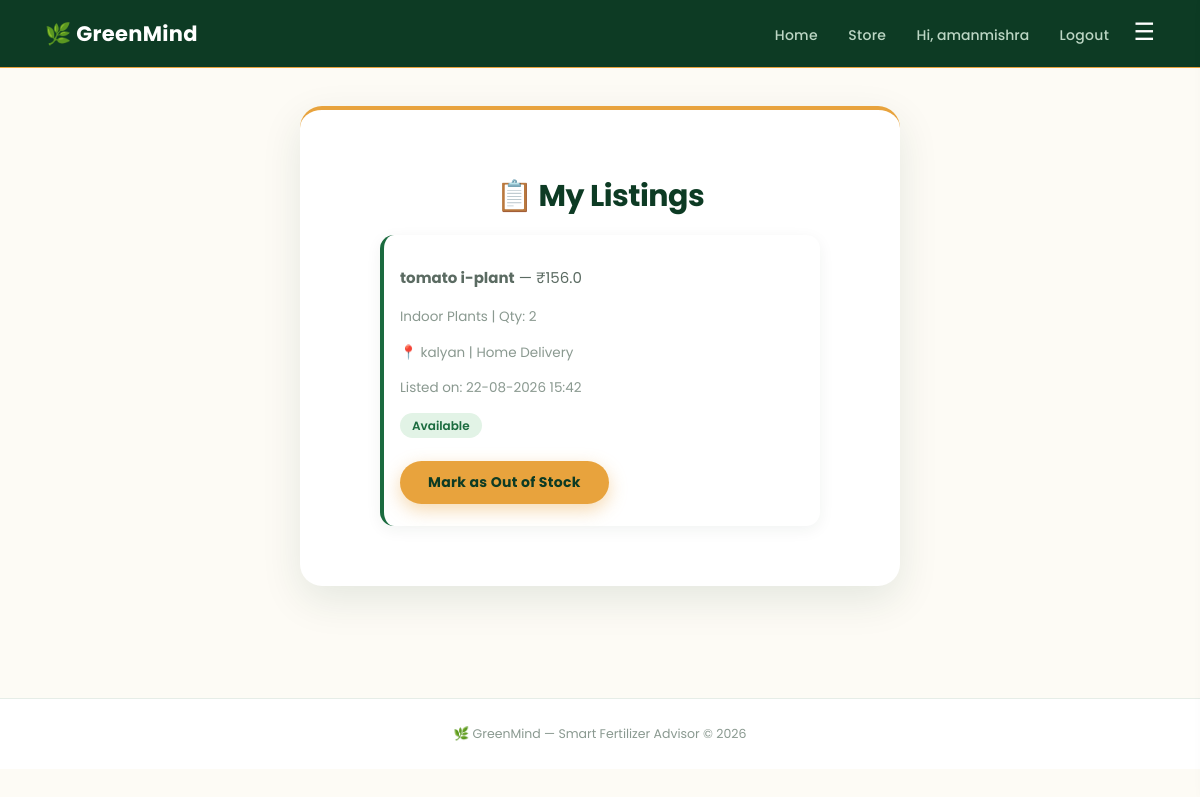
Page /my-listings (signed in) on the earlier database version.
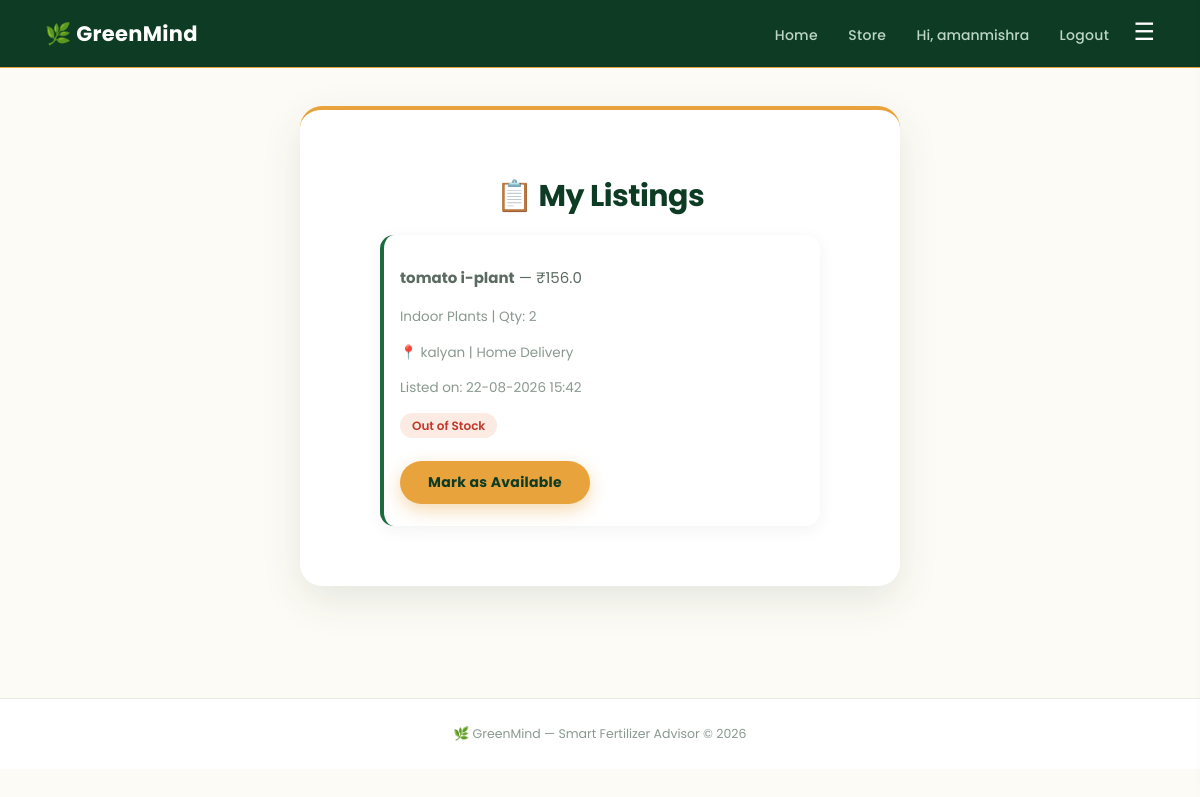
Same page on the later database version.
### tables this page shows
CREATE TABLE listings (
    id INTEGER PRIMARY KEY AUTOINCREMENT,
    seller_username TEXT NOT NULL,
    plant_name TEXT NOT NULL,
    price REAL NOT NULL,
    quantity INTEGER NOT NULL,
    category TEXT NOT NULL,
    description TEXT,
    location TEXT,
    delivery TEXT,
    date_listed TEXT NOT NULL
, status TEXT DEFAULT 'Available');

### app.py (the view)
@app.route("/my-listings")
def my_listings():
    if "username" not in session:
        return redirect("/login")
    conn = sqlite3.connect("database.db")
    cursor = conn.cursor()
    cursor.execute(
        "SELECT id, plant_name, price, quantity, category, location, delivery, date_listed, status FROM listings WHERE seller_username = ? ORDER BY id DESC",
        (session["username"],)
    )
    listings = cursor.fetchall()
    conn.close()
    return render_template("my_listings.html", listings=listings)

### templates/my_listings.html
{% extends "base.html" %}
{% block content %}
<div class="container" style="max-width:600px;">
    <h1>📋 My Listings</h1>
    {% if listings %}
        {% for item in listings %}
        <div class="history-item">
            <div style="flex-grow:1;">
                <p><strong>{{ item[1] }}</strong> — ₹{{ item[2] }}</p>
                <p class="small-text">{{ item[4] }} | Qty: {{ item[3] }}</p>
                <p class="small-text">📍 {{ item[5] }} | {{ item[6] }}</p>
                <p class="small-text">Listed on: {{ item[7] }}</p>
                <p style="margin-top:6px;">
                    <span style="padding:4px 12px; border-radius:20px; font-size:12px; font-weight:600;
                        {% if item[8] == 'Available' %}
                            background:#e2f3e6; color:#1b6b3f;
                        {% else %}
                            background:#fbebe3; color:#c0392b;
                        {% endif %}">
                        {{ item[8] }}
                    </span>
                </p>
                <a href="/listing/toggle-status/{{ item[0] }}" class="btn btn-small" style="margin-top:8px;">
                    {% if item[8] == 'Available' %}Mark as Out of Stock{% else %}Mark as Available{% endif %}
                </a>
            </div>
        </div>
        {% endfor %}
    {% else %}
        <p>You haven't listed any plants yet.</p>
        <a href="/sell" class="btn">Sell Your Plant</a>
    {% endif %}
</div>
{% endblock %}

### templates/base.html (shortened to what this page needs)
<!DOCTYPE html>
<html>
<head>
    <link rel="stylesheet" href="{{ url_for('static', filename='style.css') }}">
</head>
<body>
    <nav class="navbar">
        <a href="/">🌿 GreenMind</a>
        <div class="nav-links">
            <a href="/">Home</a>
            {% if session.username %}
                <a href="/store">Store</a>
                <span class="nav-user">Hi, {{ session.username }}</span>
                <a href="/logout">Logout</a>
            {% else %}
                <a href="/login">Login</a>
                <a href="/register">Register</a>
            {% endif %}
            <button class="hamburger-btn" onclick="toggleMenu()">☰</button>
        </div>
    </nav>
    <div class="page-content">
        {% block content %}{% endblock %}
    </div>
    <div class="site-footer">
        🌿 GreenMind — Smart Fertilizer Advisor &copy; 2026
    </div>
</body>
</html>

Differences in the rows shown:
changed listings "tomato i-plant": status "Available" → "Out of Stock"; status "Mark as Out of Stock" → "Mark as Available"
